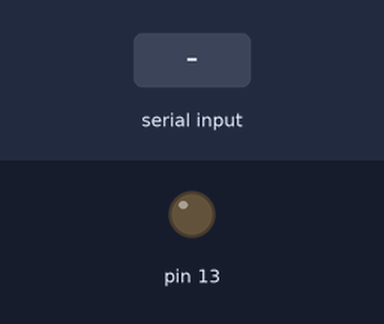
Recording of a sketch running on a simulated Arduino Uno, built with avr-gcc and run on an emulated ATmega328P. On the bench: output pins drawn as LEDs (lit = HIGH). The inputs (shaded band) are chosen by the test bench.

Above: at 1.2 s.
1.3 s: "1" received over the second serial link
At 1.7 s:
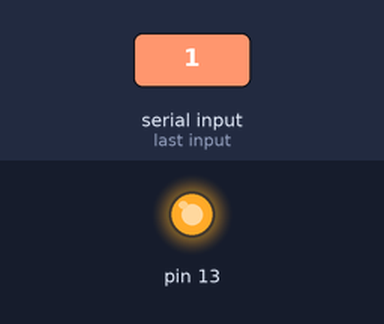
2.8 s: "0" received over the second serial link
At 4.0 s:
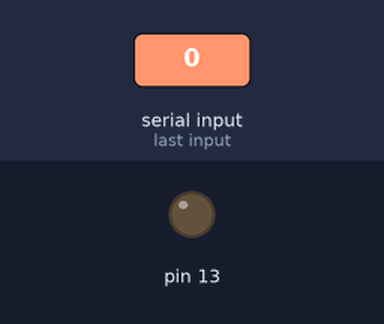
Timing chart, 0 to 5.8 s (numbered marks = the images above; inputs shaded):
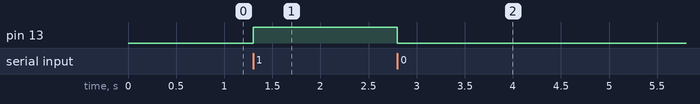

The sketch:

blueAndLed.ino
```cpp
#include <SoftwareSerial.h>
char rec;
SoftwareSerial bt(2,3);

void setup(){
  pinMode(13,OUTPUT);
  bt.begin(9600);
  bt.println("Conectado");
  }
void loop(){
  if(bt.available()){
    rec=bt.read();
    switch(rec){
      case '0':
        digitalWrite(13,LOW);
        delay(500);
        bt.println("Led 13 off");
        break;
      case '1':
        digitalWrite(13,HIGH);
        delay(500);
        bt.println("Led 13 on");
        break;
        default:
        delay(500);
        bt.print(rec);
        bt.println("no es una orden valida");
    }
  }
}
```

Measured:
- after the input at 1.3 s, pin 13: LOW → HIGH at once
- after the input at 2.8 s, pin 13: HIGH → LOW at once
